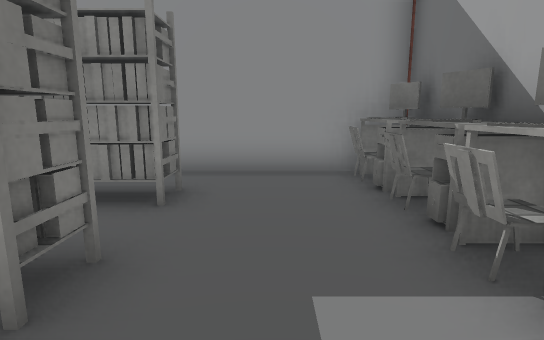
[1] (above)

23 first-person views from a walk through a 3-D level made in the Unity game engine. The camera is 1.2 m above the floor, tilts 10° down and sees 80° across. Doors are open. The floor is counted in squares, 1 m on a side. Each view is taken from the middle of a square. On the plan, view 1 faces up. The plan holds only what a view shows up to about 14 squares ahead; the rest is blank. The place goes on beyond the plan. The player is left out. Some surface patterns are stand-ins.

[2]
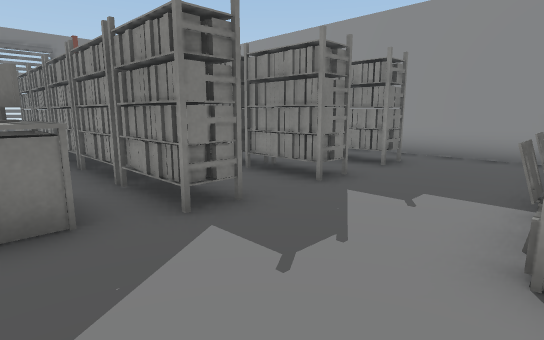

[3]
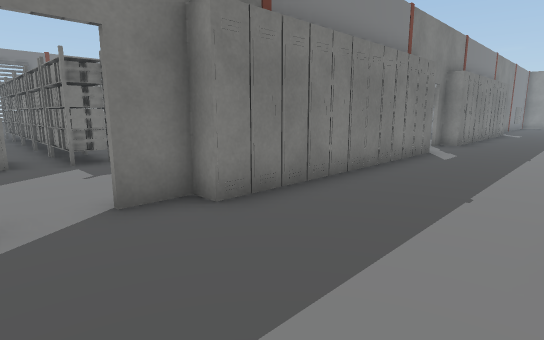

[4]
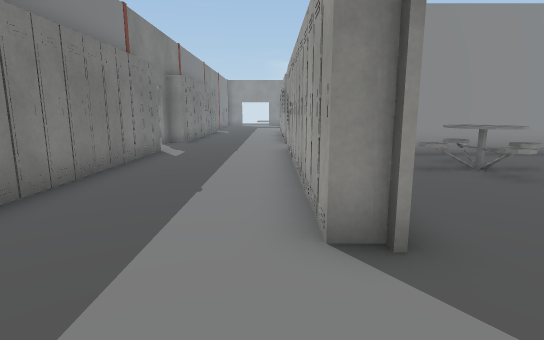

[5]
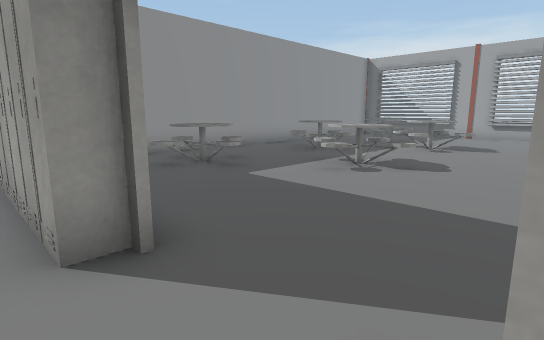

[6]
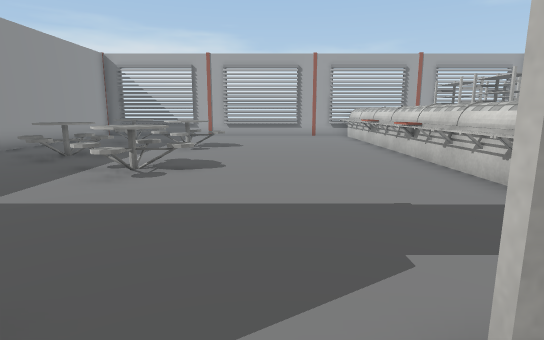

[7]
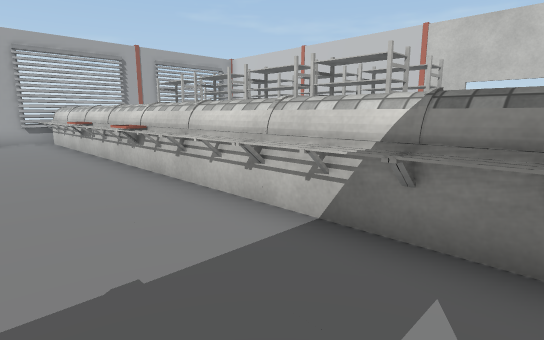

[8]
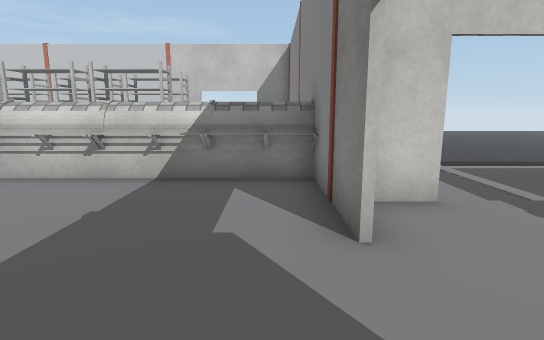

[9]
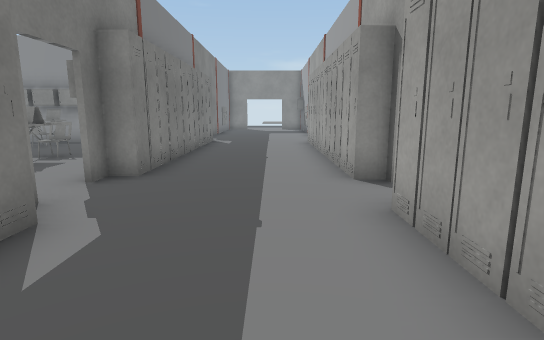

[10]
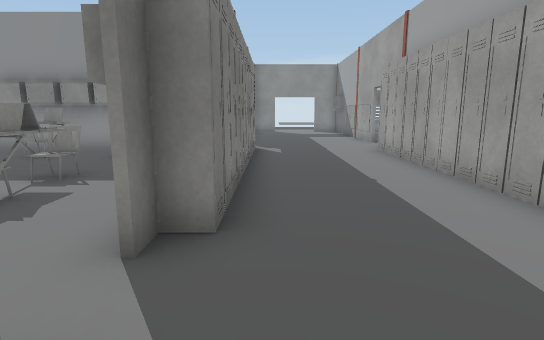

[11]
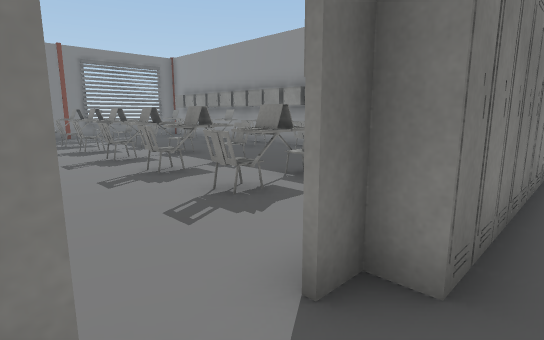

[12]
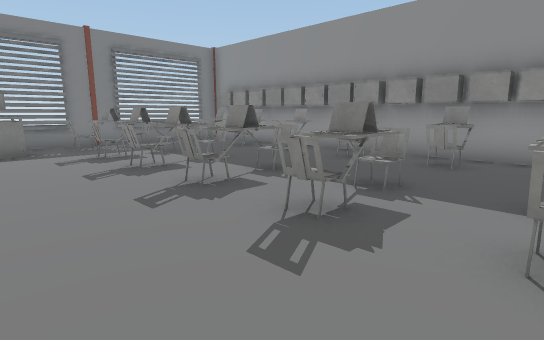

[13]
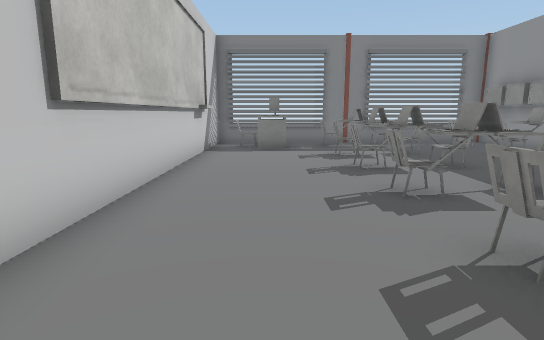

[14]
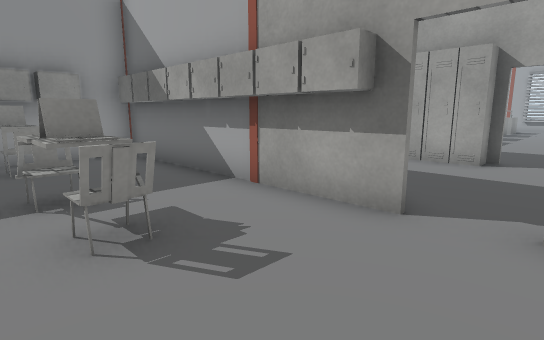

[15]
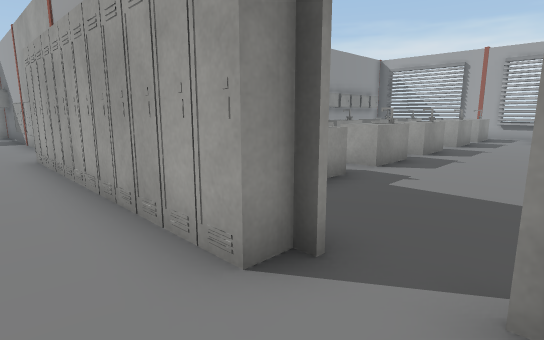

[16]
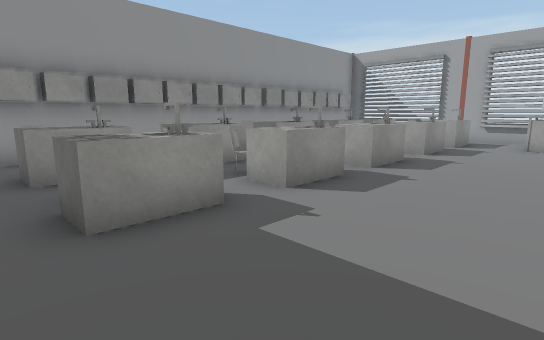

[17]
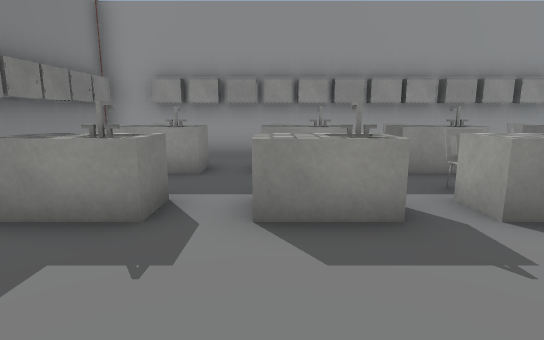

[18]
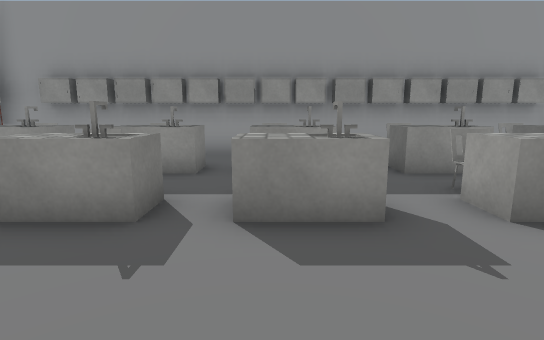

[19]
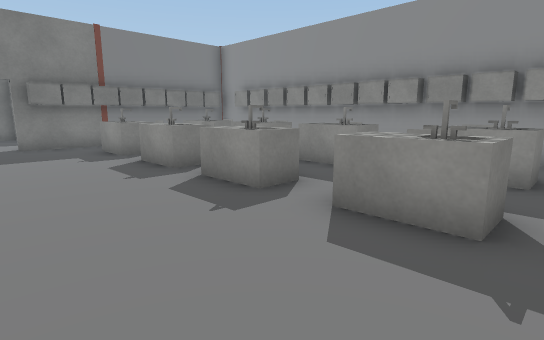

[20]
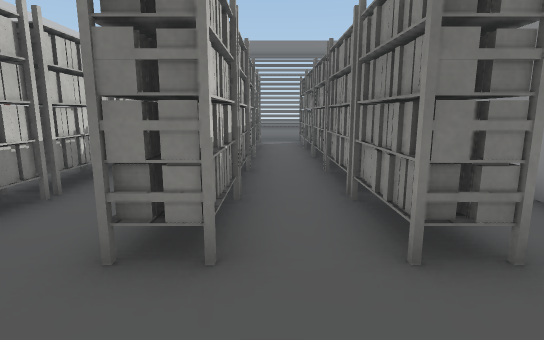

[21]
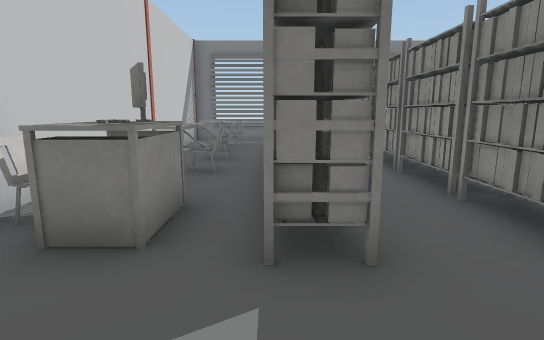

[22]
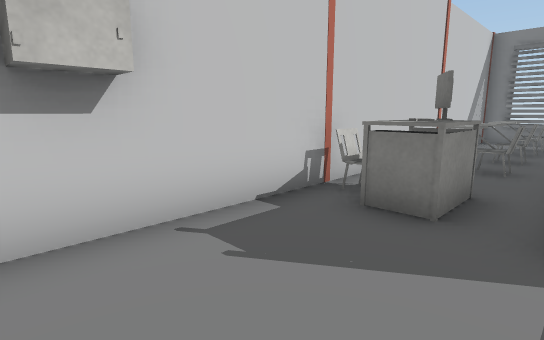

[23]
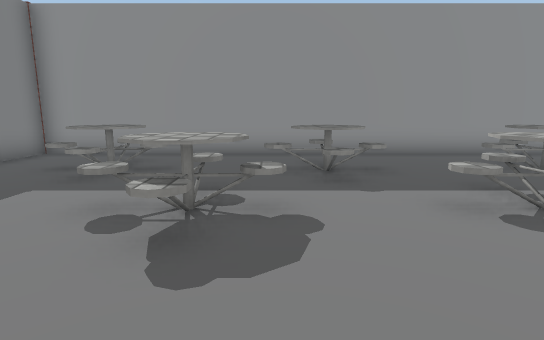

### Floor plan
Points are (right, up) in squares from view 1. A wall is a line through its corners. A room is listed if a view was taken in it or the views show most of it. See-through windows are left out.
Room 1 (views 1, 2, 3, 4, 5, 6, 7, 8, 9, 10, 11, 12, 13, 14, 15, 16, 17, 18, 19, 20, 21, 22, 23)
walls: (2.5, 6.7) (-5, 6.7); (2.8, -0.5) (2.8, -1.6); (8.2, -2.9) (8.2, -12.5); (6.6, -4.3) (7.6, -4.3); (2.5, 17.4) (-11.5, 17.4); (21.5, 6.7) (9.5, 6.7); (-13.3, 8.5) (-13.3, 6.8) (-2.5, 6.8); (-13.3, -2.4) (-13.3, -4.3) (1.9, -4.3); (21.5, 17.4) (9.5, 17.4); (-13.3, 15) (-13.3, 9.5); (-13.3, 17.5) (-13.3, 16.5)
low walls: (-13.3, 16.4) (-13.3, 15.1)
ways out: open door at (3, -2.5); open door at (3, 9); open door at (5.5, -4); open door at (8, -2); open door at (8, 19)
objects: rack (-12, -1) to (-11, 0); other object (-12, 2) to (-11, 2); rack (-12, 4) to (-11, 5); other object (-12, 8); chair (-12, 11); other object (-12, 12); other object (-12, 13); other object (-12, 16); other object (-12, 17); other object (-11, -3); table (-11, 9); other object (-11, 12); other object (-11, 17); chair (-10, -3) to (-9, -2); rack (-10, -1) to (-9, 0); rack (-10, 2) to (-9, 2); rack (-10, 4) to (-9, 5); chair (-10, 11) to (-9, 12); other object (-10, 13) to (-9, 13); chair (-10, 16) to (-9, 16); other object (-10, 17); other object (-9, 17); chair (-8, -3) to (-7, -3); rack (-8, -1) to (-7, 0); rack (-8, 2) to (-7, 2); rack (-8, 4) to (-7, 5); laptop (-8, 12); other object (-8, 17); chair (-7, 11); laptop (-7, 13); other object (-7, 16); other object (-7, 17); chair (-6, -3) to (-5, -2); rack (-6, -1) to (-4, 0); rack (-6, 2) to (-4, 2); rack (-6, 4) to (-4, 5); laptop (-6, 12); other object (-6, 17); chair (-5, 11); chair (-5, 12); other object (-5, 16); other object (-5, 17); other object (-4, 17); chair (-3, -4); other object (-3, -3) to (-2, -3); computer (-3, -2); rack (-3, -1) to (-2, 0); rack (-3, 2) to (-2, 2); rack (-3, 4) to (-2, 5); chair (-3, 11) to (-2, 11); chair (-3, 12); laptop (-3, 16); other object (-3, 17); table (-2, -2); laptop (-2, 12); chair (-2, 16); other object (-2, 17); other object (-1, 17); chair (0, 11); laptop (0, 12); chair (0, 13); chair (0, 16); other object (0, 17); chair (1, 4); other object (1, 17); table (2, 0); chair (2, 1); chair (2, 2); computer (2, 3); other object (2, 4); table (2, 5); computer (2, 6); other object (2, 10); other object (2, 11); other object (2, 12); other object (2, 13); other object (2, 14); other object (2, 15); other object (2, 16); other object (2, 17); other object (3, 0); other object (3, 1); other object (3, 2); other object (3, 3); other object (3, 4); other object (3, 5); other object (3, 6); other object (3, 7); other object (3, 10); other object (3, 11); other object (3, 12); other object (3, 13); other object (3, 14); other object (3, 15); other object (3, 16); other object (3, 17); other object (3, 18); other object (8, 0); other object (8, 1); other object (8, 2); other object (8, 3); other object (8, 4); other object (8, 5); other object (8, 6); other object (8, 7); other object (8, 8); other object (8, 10); other object (8, 11); other object (8, 12); other object (8, 13); other object (8, 14); other object (8, 15); other object (8, 16); other object (8, 17); other object (9, -7) to (10, -6); table (10, 3) to (13, 5); table (10, 12) to (11, 12); chair (10, 13) to (11, 13); table (10, 15) to (11, 15); other object (10, 16); other object (10, 17); other object (11, -7) to (11, -6); other object (11, 17); rack (12, -13) to (14, -12); rack (12, -10) to (14, -10); other object (12, -7) to (13, -6); other object (12, 17); table (13, 0) to (15, 2); table (13, 12) to (14, 12); table (13, 15) to (14, 15); other object (13, 16); other object (13, 17); other object (14, -7) to (15, -6); other object (14, 17); rack (15, -13) to (17, -12); rack (15, -10) to (16, -10); table (15, 3) to (17, 5); other object (15, 17); other object (16, -7) to (17, -6); other object (16, -6); table (16, 12) to (17, 12); chair (16, 13); table (16, 15) to (17, 15); other object (16, 16); other object (16, 17); rack (17, -10) to (19, -10); table (17, 0) to (19, 2); other object (17, 17); rack (18, -13) to (19, -12); other object (18, -7) to (19, -6); other object (18, 17); other object (19, -6) to (20, -6); table (19, 12) to (20, 12); chair (19, 13); table (19, 15) to (20, 15); other object (19, 16); other object (19, 17); other object (20, -13) to (21, -12); rack (20, -10) to (21, -10); other object (20, -7) to (21, -6); table (20, 3) to (21, 5); other object (20, 17); table (21, 12); table (21, 15); other object (21, 17)

Where each view was taken, in squares from view 1:
view 1: 0 up, 0 right, facing up
view 2: 3 down, 2 right, facing up-left
view 3: 3 down, 7 right, facing up-left
view 4: 3 down, 7 right, facing up
view 5: 3 down, 7 right, facing up-right
view 6: 2 down, 7 right, facing right
view 7: 3 down, 9 right, facing down-right
view 8: 0 up, 9 right, facing down
view 9: 4 up, 6 right, facing up
view 10: 7 up, 4 right, facing up
view 11: 8 up, 4 right, facing up-left
view 12: 8 up, 0 right, facing up-left
view 13: 9 up, 0 right, facing left
view 14: 8 up, 1 left, facing up-right
view 15: 8 up, 6 right, facing up-right
view 16: 8 up, 9 right, facing up-right
view 17: 8 up, 13 right, facing up
view 18: 8 up, 16 right, facing up
view 19: 8 up, 21 right, facing up-left
view 20: 3 up, 1 right, facing left
view 21: 1 down, 1 right, facing left
view 22: 1 down, 2 right, facing down-left
view 23: 3 down, 15 right, facing up
